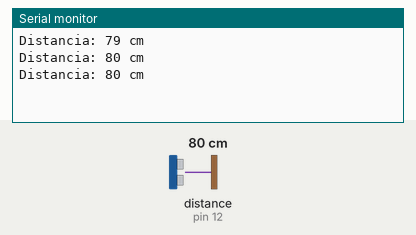
Simulated run of this sketch. Board: Arduino Uno, built with avr-gcc and run on an emulated ATmega328P. Shown: the last lines printed to the serial monitor. Wiring (inferred from the names in the program): ultrasonic range finder: trigger pin 13; echo pin 12. The test bench sets the inputs (shaded band); at power-on: distance to the obstacle (sensor on pin 12) 80 cm. The echo pulse lasts 58.3 µs per cm.

Above: at 1.3 s.
1.4 s: distance to the obstacle (sensor on pin 12) set to 2 cm
At 1.9 s:
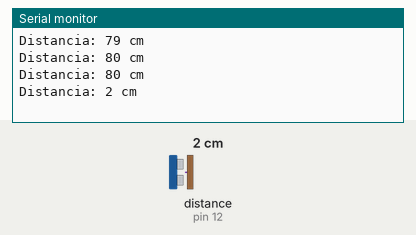
2.9 s: distance to the obstacle (sensor on pin 12) set to 4 cm
At 3.4 s:
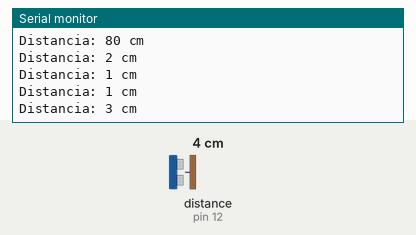
Timing chart, 0 to 5.9 s (numbered marks = the images above; inputs shaded):
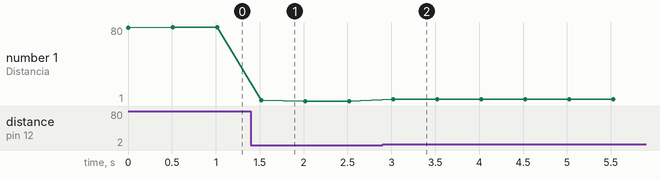

The sketch:

Nfc.ino
```cpp
#define TRIG_PIN 13  // Pin de disparo (Trigger)
#define ECHO_PIN 12  // Pin de respuesta (Echo)

void setup() {
  Serial.begin(115200);  // Iniciar comunicación serial
  pinMode(TRIG_PIN, OUTPUT);  // Configurar pin TRIG como salida
  pinMode(ECHO_PIN, INPUT);   // Configurar pin ECHO como entrada
}

void loop() {
  // Enviar un pulso de 10 microsegundos al pin TRIG para activar el sensor
  digitalWrite(TRIG_PIN, LOW);  // Asegurarse de que el TRIG esté en bajo
  delayMicroseconds(2);          // Esperar 2 microsegundos
  digitalWrite(TRIG_PIN, HIGH);  // Enviar el pulso
  delayMicroseconds(10);         // Mantenerlo en alto por 10 microsegundos
  digitalWrite(TRIG_PIN, LOW);   // Apagar el TRIG

  // Medir el tiempo que tarda en regresar el eco
  long duration = pulseIn(ECHO_PIN, HIGH);  // Lee la duración del pulso del pin ECHO

  // Calcular la distancia en centímetros
  // La velocidad del sonido es aproximadamente 343 m/s (0.0343 cm/µs)
  long distance = duration * 0.0343 / 2;  // Dividir entre 2 porque la señal va y vuelve

  // Mostrar la distancia en el monitor serial
  Serial.print("Distancia: ");
  Serial.print(distance);
  Serial.println(" cm");

  delay(500);  // Esperar medio segundo antes de la siguiente medición
}
```

Measured:
- after the input at 1.4 s, the serial monitor: prints a new line after 0.12 s (image 1)
- after the input at 2.9 s, the serial monitor: prints a new line after 0.12 s (image 2)
- plotted number 1: 80 → 1 after the input at 1.4 s, 1 → 3 after the input at 2.9 s
